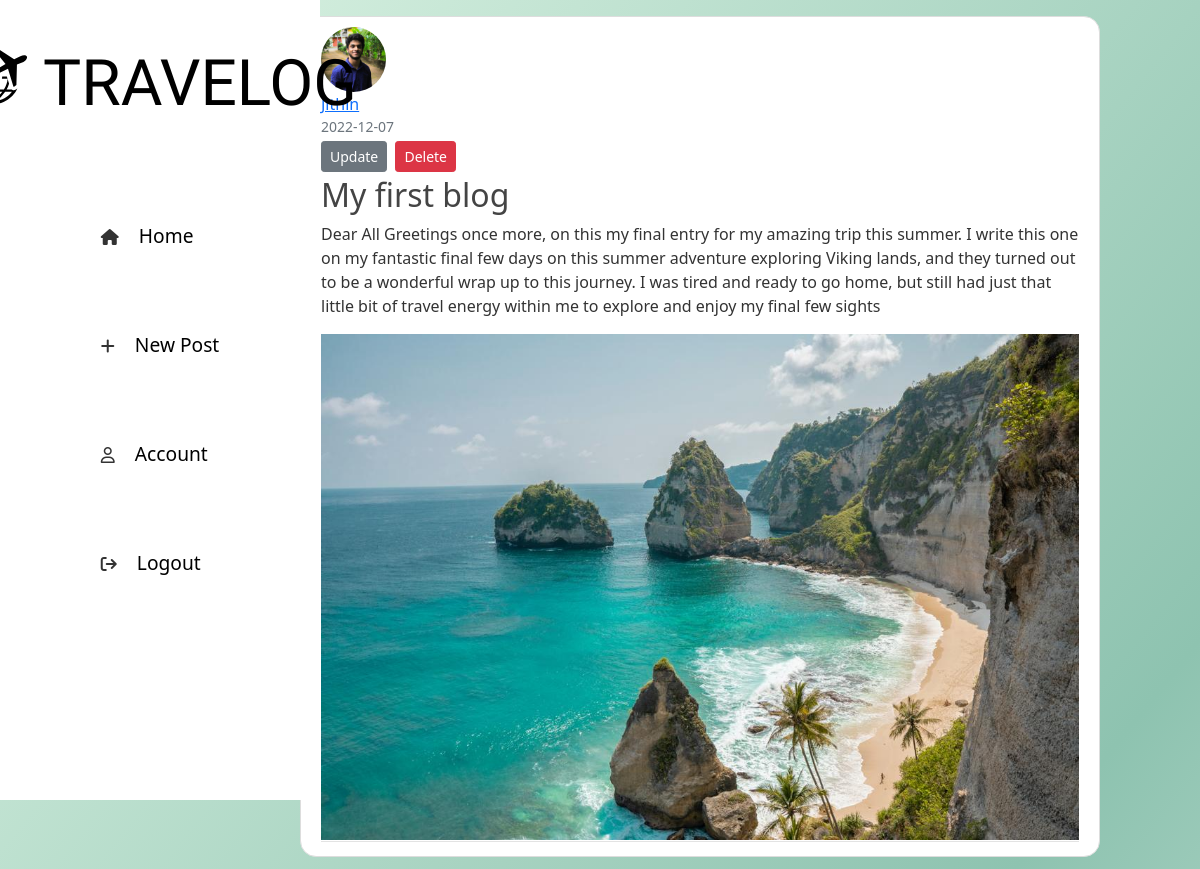
The app's page /post/1 (signed in) with its own data.
### app/models.py (models this page shows, shortened)
class User(db.Model, UserMixin):
    id=db.Column(db.Integer, primary_key=True)
    username = db.Column(db.String(20), nullable=False)
    email = db.Column(db.String(120), unique=True, nullable=True)
    image_file = db.Column(db.String(20), nullable=False, default='default.jpg')
    password = db.Column(db.String(80), nullable=False)
    posts = db.relationship('Post', backref='author', lazy=True)

class Post(db.Model):
    id = db.Column(db.Integer, primary_key=True)
    title = db.Column(db.String(100), nullable=False)
    date_posted = db.Column(db.DateTime, nullable=False, default=datetime.utcnow)
    content = db.Column(db.Text, nullable=False)
    user_id = db.Column(db.Integer, db.ForeignKey('user.id'), nullable=False)
    blog_image = db.Column(db.String(20), nullable=False, default='default-blog.png')

### app/routes.py (the view)
@app.route("/post/<int:post_id>")
def post(post_id):
    post = Post.query.get_or_404(post_id)
    return render_template('post.html', title=post.title, post=post)

### app/routes.py (called while the page is built)
@login_manager.user_loader
def load_user(user_id):
    return User.query.get(int(user_id))

### app/templates/post.html (shortened to what this page needs)
{% extends "layout.html" %}
{% block content %}
<article class="media content-section">
    <img class="rounded-circle article-img"
        src="{{ url_for('static', filename='profile-pics/' + post.author.image_file) }}">
    <div class="media-body">
        <div class="article-metadata">
            <a class="mr-2" href="#">{{ post.author.username }}</a>
            <small class="text-muted">{{ post.date_posted.strftime('%Y-%m-%d') }}</small>
            {% if post.author == current_user %}
                <div>
                    <a class="btn btn-secondary btn-sm mt-1 mb-1" href="{{ url_for('update_post', post_id=post.id) }}">Update</a>
                    <button type="button" class="btn btn-danger btn-sm m-1" data-toggle="modal" data-target="#deleteModal">Delete</button>
                </div>
            {% endif %}
            <h2 class="article-title">{{ post.title }}</h2>
            <p class="article-content">{{ post.content }}</p>
            <img class="" src="../static/blog-pics/{{post.blog_image}}"/>
        </div>
    </div>
</article>
{% endblock content %}

### app/static/main.css (style rules this page uses)
body { background: linear-gradient(129deg, #def5e5, #8ec3b0, #ffffff); background-size: 180% 180%; min-height: 100vh; animation: gradient-animation 12s ease infinite; background-repeat: no-repeat; color: #333333; margin-top: 1rem; }
h1, h2, h3, h4, h5, h6 { color: #444444; }
.content-section { background: #ffffff; padding: 10px 20px; border: 1px solid #dddddd; border-radius: 3px; margin-bottom: 20px; border-radius: 1rem; width: 50rem; }
.article-title { color: #444444; }
.article-content { white-space: pre-line; }
.article-img { height: 65px; width: 65px; margin-right: 16px; }
.article-metadata { display: flex; flex-direction: column; padding-bottom: 1px; margin-bottom: 4px; border-bottom: 1px solid #e3e3e3 }
.article-content { display: flex; gap: 1rem; }

### records on screen
User: image_file (picture), author.username "Jithin"
Post: date_posted "2022-12-07", title "My first blog", content "Dear All Greetings once more, on this my final entry for my amazing trip this summer. I write this one on my fantastic final few days on this summer adventure exploring Viking lands, and they turned out to be a wonderful wrap up to this journey. I was tired and ready to go home, but still had just that little bit of travel energy within me to explore and enjoy my final few sights", blog_image (picture)
